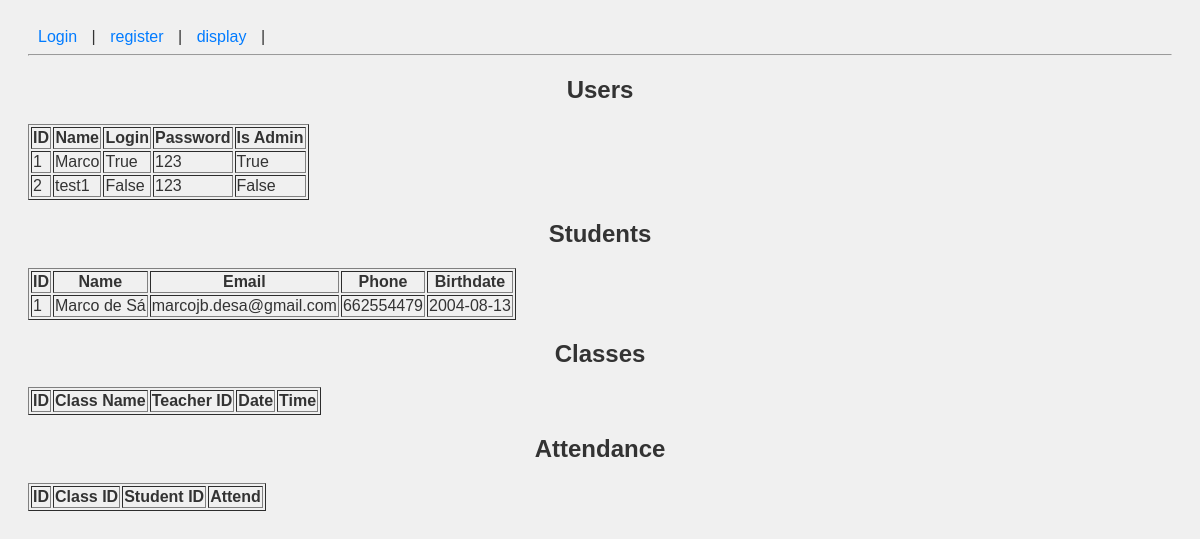
The page /display on the database its author committed.
### models.py (models this page shows)
class BaseModel(Model):
    class Meta:
        database = db

class User(BaseModel):
    id_user = AutoField()
    name = CharField()
    is_admin = BooleanField() # True if admin, False if teacher
    login = BooleanField(unique=False)
    password = CharField() # Store hashed passwords in production

class Student(BaseModel):
    id_student = AutoField()
    name = CharField()
    email = CharField(unique=True)
    phone = CharField(null=True)
    birthdate = DateField()

### app.py (the view)
@app.route('/display')
def display():
    users = User.select()
    students = Student.select()
    classes = Class.select()
    attendances = Attendance.select()
    return render_template('display.html', users=users, students=students, classes=classes, attendances=attendances)

### templates/display.html (shortened to what this page needs)
{% extends "base.html" %}
{% block content %}
<h2>Users</h2>
<table border="1">
    <tr>
        <th>ID</th>
        <th>Name</th>
        <th>Login</th>
        <th>Password</th>
        <th>Is Admin</th>
    </tr>
    {% for user in users %}
    <tr>
        <td>{{ user.id_user }}</td>
        <td>{{ user.name }}</td>
        <td>{{ user.login }}</td>
        <td>{{ user.password }}</td>
        <td>{{ user.is_admin }}</td>
    </tr>
    {% endfor %}
</table>
<h2>Students</h2>
<table border="1">
    <tr>
        <th>ID</th>
        <th>Name</th>
        <th>Email</th>
        <th>Phone</th>
        <th>Birthdate</th>
    </tr>
    {% for student in students %}
    <tr>
        <td>{{ student.id_student }}</td>
        <td>{{ student.name }}</td>
        <td>{{ student.email }}</td>
        <td>{{ student.phone }}</td>
        <td>{{ student.birthdate }}</td>
    </tr>
    {% endfor %}
</table>
<h2>Classes</h2>
<table border="1">
    <tr>
        <th>ID</th>
        <th>Class Name</th>
        <th>Teacher ID</th>
        <th>Date</th>
        <th>Time</th>
    </tr>
</table>
<h2>Attendance</h2>
<table border="1">
    <tr>
        <th>ID</th>
        <th>Class ID</th>
        <th>Student ID</th>
        <th>Attend</th>
    </tr>
</table>
{% endblock %}

### static/style.css (style rules this page uses)
body { font-family: Arial, sans-serif; background-color: #f0f0f0; color: #333; padding: 20px; }
h2 { text-align: center; }

### rows shown on the page
User: id_user "1", name "Marco", login "True", password "123", is_admin "True"
User: id_user "2", name "test1", login "False", password "123", is_admin "False"
Student: id_student "1", name "Marco de Sá", email "marcojb.desa@gmail.com", phone "662554479", birthdate "2004-08-13"
